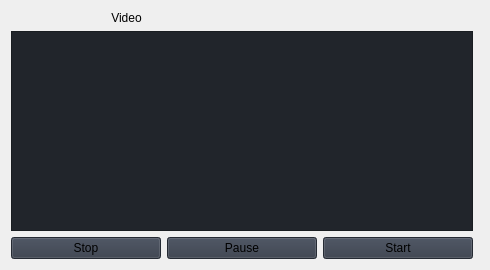
                     <widget class="QWidget" name="new_page">
                      <layout class="QGridLayout" name="gridLayout_5">
                       <item row="2" column="0" colspan="2">
                        <layout class="QGridLayout" name="gridLayout_8">
                         <item row="0" column="0">
                          <widget class="QLabel" name="labelVideo">
                           <property name="text">
                            <string>Video</string>
                           </property>
                           <property name="alignment">
                            <set>Qt::AlignCenter</set>
                           </property>
                          </widget>
                         </item>
                         <item row="0" column="1">
                          <widget class="AudioPlotter" name="audioPlotterWidget" native="true"/>
                         </item>
                        </layout>
                       </item>
                       <item row="4" column="0">
                        <layout class="QVBoxLayout" name="verticalLayout_20">
                         <item>
                          <widget class="QPlainTextEdit" name="emotioTextEdit">
                           <property name="sizePolicy">
                            <sizepolicy hsizetype="Expanding" vsizetype="Fixed">
                             <horstretch>0</horstretch>
                             <verstretch>0</verstretch>
                            </sizepolicy>
                           </property>
                           <property name="minimumSize">
                            <size>
                             <width>200</width>
                             <height>200</height>
                            </size>
                           </property>
                           <property name="styleSheet">
                            <string notr="true">background-color: rgb(33, 37, 43);</string>
                           </property>
                           <property name="plainText">
                            <string/>
                           </property>
                          </widget>
                         </item>
                         <item>
                          <layout class="QHBoxLayout" name="horizontalLayout_6">
                           <item>
                            <widget class="QPushButton" name="cancelButton">
                             <property name="sizePolicy">
                              <sizepolicy hsizetype="Fixed" vsizetype="Fixed">
                               <horstretch>0</horstretch>
                               <verstretch>0</verstretch>
                              </sizepolicy>
                             </property>
                             <property name="minimumSize">
                              <size>
                               <width>150</width>
                               <height>0</height>
                              </size>
                             </property>
                             <property name="styleSheet">
                              <string notr="true">background-color: rgb(52, 59, 72);</string>
                             </property>
                             <property name="text">
                              <string>Stop</string>
                             </property>
                            </widget>
                           </item>
                           <item>
                            <widget class="QPushButton" name="pauseButton">
                             <property name="sizePolicy">
                              <sizepolicy hsizetype="Fixed" vsizetype="Fixed">
                               <horstretch>0</horstretch>
                               <verstretch>0</verstretch>
                              </sizepolicy>
                             </property>
                             <property name="minimumSize">
                              <size>
                               <width>150</width>
                               <height>0</height>
                              </size>
                             </property>
                             <property name="styleSheet">
                              <string notr="true">background-color: rgb(52, 59, 72);</string>
                             </property>
                             <property name="text">
                              <string>Pause</string>
                             </property>
                            </widget>
                           </item>
                           <item>
                            <widget class="QPushButton" name="startButton">
                             <property name="sizePolicy">
                              <sizepolicy hsizetype="Fixed" vsizetype="Fixed">
                               <horstretch>0</horstretch>
                               <verstretch>0</verstretch>
                              </sizepolicy>
                             </property>
                             <property name="minimumSize">
                              <size>
                               <width>150</width>
                               <height>0</height>
                              </size>
                             </property>
                             <property name="styleSheet">
                              <string notr="true">background-color: rgb(52, 59, 72);</string>
                             </property>
                             <property name="text">
                              <string>Start</string>
                             </property>
                            </widget>
                           </item>
                          </layout>
                         </item>
                        </layout>
                       </item>
                      </layout>
                     </widget>
